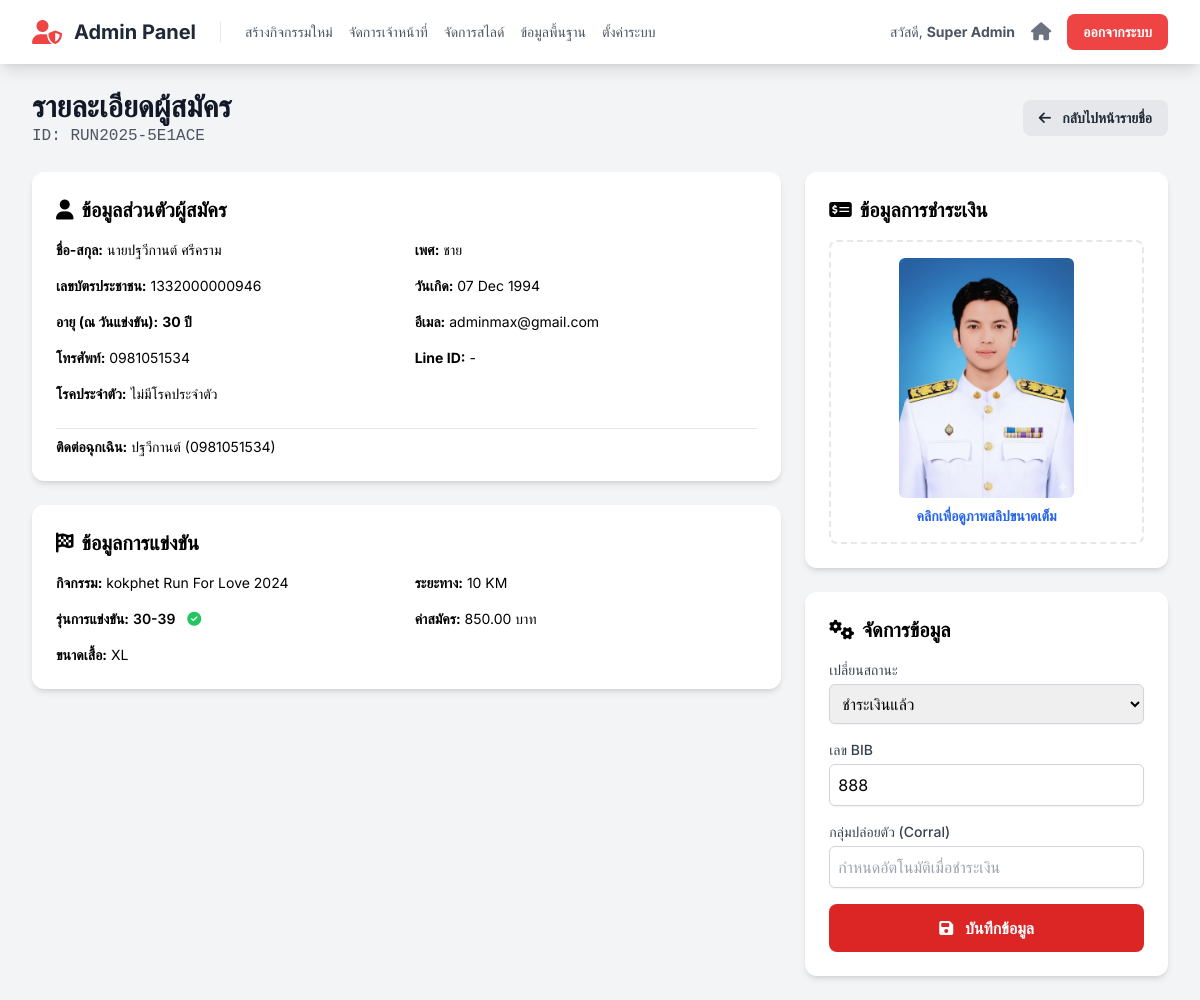
/admin/registrant_detail.php?reg_id=12 (signed in), run on the app's committed database.
### tables this page shows
CREATE TABLE `registrations` (
  `id` int(11) NOT NULL,
  `registration_code` varchar(20) NOT NULL COMMENT 'รหัสการสมัคร เช่น R001',
  `user_id` int(11) DEFAULT NULL COMMENT 'เชื่อมกับตาราง users ถ้าสมัครแบบ login',
  `event_id` int(11) NOT NULL,
  `distance_id` int(11) NOT NULL,
  `race_category_id` int(11) DEFAULT NULL,
  `bib_number` varchar(20) DEFAULT NULL,
  `corral` varchar(10) DEFAULT NULL COMMENT 'กลุ่มปล่อยตัวที่นักวิ่งถูกจัดให้อยู่',
  `shirt_size` varchar(10) NOT NULL,
  `status` enum('รอชำระเงิน','รอตรวจสอบ','ชำระเงินแล้ว') NOT NULL DEFAULT 'รอชำระเงิน',
  `payment_slip_url` text DEFAULT NULL,
  `registered_at` timestamp NOT NULL DEFAULT current_timestamp(),
  `title` varchar(50) NOT NULL,
  `first_name` varchar(255) NOT NULL,
  `last_name` varchar(255) NOT NULL,
  `gender` varchar(50) DEFAULT NULL,
  `email` varchar(255) NOT NULL,
  `phone` varchar(50) NOT NULL,
  `line_id` varchar(100) DEFAULT NULL,
  `thai_id` varchar(13) NOT NULL,
  `birth_date` date DEFAULT NULL,
  `disease` varchar(255) DEFAULT 'ไม่มีโรคประจำตัว',
  `disease_detail` text DEFAULT NULL,
  `emergency_contact_name` varchar(255) DEFAULT NULL,
  `emergency_contact_phone` varchar(50) DEFAULT NULL
);

CREATE TABLE `events` (
  `id` int(11) NOT NULL,
  `event_code` varchar(50) NOT NULL COMMENT 'รหัสอ้างอิงกิจกรรม เช่น sskpa-run-25',
  `name` varchar(255) NOT NULL COMMENT 'ชื่อกิจกรรม',
  `slogan` varchar(255) DEFAULT NULL,
  `theme_color` varchar(20) NOT NULL DEFAULT 'indigo',
  `color_code` varchar(7) NOT NULL DEFAULT '#4f46e5',
  `logo_text` varchar(100) DEFAULT NULL,
  `is_visible` tinyint(1) NOT NULL DEFAULT 1,
  `is_cancelled` tinyint(1) NOT NULL DEFAULT 0,
  `sort_order` int(11) NOT NULL DEFAULT 0,
  `is_registration_open` tinyint(1) NOT NULL DEFAULT 0 COMMENT '0=ปิด, 1=เปิด',
  `organizer` varchar(255) DEFAULT NULL,
  `organizer_phone` varchar(50) DEFAULT NULL,
  `organizer_email` varchar(100) DEFAULT NULL,
  `organizer_line_id` varchar(100) DEFAULT NULL,
  `organizer_logo_url` text DEFAULT NULL,
  `contact_person_name` varchar(255) DEFAULT NULL,
  `contact_person_phone` varchar(50) DEFAULT NULL,
  `payment_bank` varchar(100) DEFAULT NULL,
  `payment_account_name` varchar(255) DEFAULT NULL,
  `payment_account_number` varchar(50) DEFAULT NULL,
  `payment_qr_code_url` text DEFAULT NULL,
  `start_date` datetime NOT NULL,
  `cover_image_url` text DEFAULT NULL,
  `card_thumbnail_url` text DEFAULT NULL,
  `map_embed_url` text DEFAULT NULL,
  `map_direction_url` text DEFAULT NULL,
  `description` text DEFAULT NULL,
  `awards_description` text DEFAULT NULL,
  `bib_prefix` varchar(20) DEFAULT NULL COMMENT 'คำนำหน้า BIB',
  `bib_start_number` int(11) NOT NULL DEFAULT 1 COMMENT 'เลข BIB เริ่มต้น',
  `bib_padding` int(11) NOT NULL DEFAULT 4 COMMENT 'จำนวนหลักของเลข BIB',
  `bib_next_number` int(11) DEFAULT NULL COMMENT 'เลข BIB ลำดับถัดไปที่จะใช้',
  `corral_settings` longtext DEFAULT NULL COMMENT 'การตั้งค่ากลุ่มปล่อยตัว' CHECK (json_valid(`corral_settings`)),
  `bib_background_url` text DEFAULT NULL COMMENT 'Path to custom BIB background image'
);

CREATE TABLE `distances` (
  `id` int(11) NOT NULL,
  `event_id` int(11) NOT NULL,
  `name` varchar(100) NOT NULL COMMENT 'ชื่อระยะทาง เช่น 10 KM',
  `price` decimal(10,2) NOT NULL COMMENT 'ค่าสมัคร',
  `category` varchar(100) DEFAULT NULL COMMENT 'ประเภท เช่น Fun Run',
  `bib_color` varchar(7) DEFAULT '#4f46e5' COMMENT 'รหัสสีสำหรับพื้นหลัง BIB ของระยะนี้',
  `bib_prefix` varchar(20) DEFAULT NULL COMMENT 'คำนำหน้าเลข BIB สำหรับระยะนี้',
  `bib_start_number` int(11) DEFAULT 1 COMMENT 'เลข BIB เริ่มต้นสำหรับระยะนี้',
  `bib_padding` int(11) DEFAULT 4 COMMENT 'จำนวนหลักของเลข BIB',
  `bib_next_number` int(11) DEFAULT NULL COMMENT 'เลข BIB ลำดับถัดไปที่จะใช้'
);

CREATE TABLE `race_categories` (
  `id` int(11) NOT NULL,
  `event_id` int(11) NOT NULL,
  `distance` varchar(100) NOT NULL,
  `name` varchar(255) NOT NULL,
  `gender` enum('ชาย','หญิง') NOT NULL,
  `minAge` int(11) NOT NULL DEFAULT 0,
  `maxAge` int(11) NOT NULL DEFAULT 99
);

### functions.php (called while the page is built, shortened)
<?php
function e($data) {
    return htmlspecialchars($data ?? '', ENT_QUOTES, 'UTF-8');
}
?>

### admin/registrant_detail.php (the view, shortened to what this page needs)
<?php
require_once '../config.php';
require_once '../functions.php';
$reg_id = intval($_GET['reg_id']);
$stmt = $mysqli->prepare("
    SELECT
        r.*,
        e.name AS event_name,
        e.start_date,
        d.name AS distance_name, d.price,
        rc.name AS category_name
    FROM registrations r
    JOIN events e ON r.event_id = e.id
    JOIN distances d ON r.distance_id = d.id
    LEFT JOIN race_categories rc ON r.race_category_id = rc.id
    WHERE r.id = ?
");
$stmt->bind_param("i", $reg_id);
$stmt->execute();
$result = $stmt->get_result();
$reg = $result->fetch_assoc();
$age_at_event_str = '-';
$category_verification_html = '';
if (!empty($reg['birth_date']) && !empty($reg['start_date'])) {
    try {
        $birthDate = new DateTime($reg['birth_date']);
        $eventDate = new DateTime($reg['start_date']);
        $age = $eventDate->diff($birthDate)->y;
        $age_at_event_str = $age . ' ปี';
        $check_cat_stmt = $mysqli->prepare("SELECT COUNT(id) as total FROM race_categories WHERE event_id = ? AND distance = ?");
        $check_cat_stmt->bind_param("is", $reg['event_id'], $reg['distance_name']);
        $check_cat_stmt->execute();
        $categories_exist = $check_cat_stmt->get_result()->fetch_assoc()['total'] > 0;
        if ($categories_exist) {
            $verify_stmt = $mysqli->prepare("
                SELECT name FROM race_categories
                WHERE event_id = ? AND distance = ? AND gender = ? AND minAge <= ? AND maxAge >= ?
                LIMIT 1
            ");
            $verify_stmt->bind_param("issii", $reg['event_id'], $reg['distance_name'], $reg['gender'], $age, $age);
            $verify_stmt->execute();
            $correct_category_result = $verify_stmt->get_result();
            $correct_category_name = $correct_category_result->fetch_assoc()['name'] ?? null;
            $assigned_category_name = $reg['category_name'];
            if ($correct_category_name === $assigned_category_name) {
                $category_verification_html = '<i class="fa-solid fa-check-circle text-green-500 ml-2" title="รุ่นการแข่งขันถูกต้อง"></i>';
            }
        }
    } catch (Exception $e) {
        error_log("Age calculation error for reg ID " . $reg_id . ": " . $e->getMessage());
    }
}
include 'partials/header.php';
?>
<div class="flex justify-between items-center mb-6">
    <div>
        <h1 class="text-3xl font-bold text-gray-900">รายละเอียดผู้สมัคร</h1>
        <p class="text-gray-600 font-mono">ID: <?= e($reg['registration_code']) ?></p>
    </div>
    <a href="registrants.php?event_id=<?= e($reg['event_id']) ?>" class="bg-gray-200 hover:bg-gray-300 text-gray-800 font-bold py-2 px-4 rounded-lg text-sm">
        <i class="fa-solid fa-arrow-left mr-2"></i> กลับไปหน้ารายชื่อ
    </a>
</div>
<form action="../actions/update_registration.php" method="POST">
    <div class="grid grid-cols-1 lg:grid-cols-3 gap-6">
        <div class="lg:col-span-2 space-y-6">
            <div class="bg-white p-6 rounded-xl shadow-md">
                <h2 class="text-xl font-bold mb-4 text-primary"><i class="fa-solid fa-user mr-2"></i>ข้อมูลส่วนตัวผู้สมัคร</h2>
                <div class="grid grid-cols-1 md:grid-cols-2 gap-4 text-sm">
                    <p><strong>ชื่อ-สกุล:</strong> <?= e($reg['title'] . $reg['first_name'] . ' ' . $reg['last_name']) ?></p>
                    <p><strong>เพศ:</strong> <?= e($reg['gender'] ?: '-') ?></p>
                    <p><strong>เลขบัตรประชาชน:</strong> <?= e($reg['thai_id']) ?></p>
                    <p><strong>วันเกิด:</strong> <?= e($reg['birth_date'] ? date("d M Y", strtotime($reg['birth_date'])) : '-') ?></p>
                    <p><strong>อายุ (ณ วันแข่งขัน):</strong> <span class="font-bold"><?= $age_at_event_str ?></span></p>
                    <p><strong>อีเมล:</strong> <?= e($reg['email']) ?></p>
                    <p><strong>โทรศัพท์:</strong> <?= e($reg['phone']) ?></p>
                    <p><strong>Line ID:</strong> <?= e($reg['line_id'] ?: '-') ?></p>
                    <p><strong>โรคประจำตัว:</strong> <?= e($reg['disease']) ?></p>
                    <p class="md:col-span-2 border-t pt-2 mt-2"><strong>ติดต่อฉุกเฉิน:</strong> <?= e($reg['emergency_contact_name'] ?: '-') ?> (<?= e($reg['emergency_contact_phone'] ?: '-') ?>)</p>
                </div>
            </div>
            <div class="bg-white p-6 rounded-xl shadow-md">
                <h2 class="text-xl font-bold mb-4 text-primary"><i class="fa-solid fa-flag-checkered mr-2"></i>ข้อมูลการแข่งขัน</h2>
                 <div class="grid grid-cols-1 md:grid-cols-2 gap-4 text-sm">
                    <p><strong>กิจกรรม:</strong> <?= e($reg['event_name']) ?></p>
                    <p><strong>ระยะทาง:</strong> <?= e($reg['distance_name']) ?></p>
                    <p><strong>รุ่นการแข่งขัน:</strong>
                        <span class="font-semibold"><?= e($reg['category_name'] ?: 'ไม่จำกัดรุ่น') ?></span>
                        <?= $category_verification_html ?>
                    </p>
                    <p><strong>ค่าสมัคร:</strong> <?= number_format($reg['price'], 2) ?> บาท</p>
                    <p><strong>ขนาดเสื้อ:</strong> <?= e($reg['shirt_size']) ?></p>
                 </div>
            </div>
        </div>
        <div class="space-y-6">
            <div class="bg-white p-6 rounded-xl shadow-md">
                <h2 class="text-xl font-bold mb-4 text-primary"><i class="fa-solid fa-money-check-dollar mr-2"></i>ข้อมูลการชำระเงิน</h2>
                <?php if (!empty($reg['payment_slip_url'])): ?>
                    <a href="../<?= e($reg['payment_slip_url']) ?>" target="_blank" class="block border-2 border-dashed rounded-lg p-4 text-center hover:border-blue-500 transition">
                        <img src="../<?= e($reg['payment_slip_url']) ?>" alt="Payment Slip" class="max-h-60 mx-auto rounded-md">
                        <span class="mt-2 block text-sm text-blue-600 font-semibold">คลิกเพื่อดูภาพสลิปขนาดเต็ม</span>
                    </a>
                <?php else: ?>
                    <p class="text-center text-gray-500">ไม่มีข้อมูลสลิป</p>
                <?php endif; ?>
            </div>
            <div class="bg-white p-6 rounded-xl shadow-md">
                 <h2 class="text-xl font-bold mb-4 text-primary"><i class="fa-solid fa-cogs mr-2"></i>จัดการข้อมูล</h2>
                 <div class="space-y-4">
                    <div>
                        <label for="status" class="block text-sm font-medium text-gray-700">เปลี่ยนสถานะ</label>
                        <select id="status" name="status" class="mt-1 block w-full p-2 border border-gray-300 rounded-md shadow-sm focus:ring-red-500 focus:border-red-500">
                            <option value="ชำระเงินแล้ว" <?= $reg['status'] == 'ชำระเงินแล้ว' ? 'selected' : '' ?>>ชำระเงินแล้ว</option>
                        </select>
                    </div>
                    <div>
                        <label for="bib_number" class="block text-sm font-medium text-gray-700">เลข BIB</label>
                        <input type="text" id="bib_number" name="bib_number" value="<?= e($reg['bib_number']) ?>" class="mt-1 block w-full p-2 border border-gray-300 rounded-md shadow-sm" placeholder="กำหนดอัตโนมัติเมื่อชำระเงิน">
                    </div>
                     <div>
                        <label for="corral" class="block text-sm font-medium text-gray-700">กลุ่มปล่อยตัว (Corral)</label>
                        <input type="text" id="corral" name="corral" value="<?= e($reg['corral']) ?>" class="mt-1 block w-full p-2 border border-gray-300 rounded-md shadow-sm" placeholder="กำหนดอัตโนมัติเมื่อชำระเงิน">
                    </div>
                    <button type="submit" class="w-full bg-red-600 hover:bg-red-700 text-white font-bold py-3 px-4 rounded-lg">
                        <i class="fa-solid fa-save mr-2"></i> บันทึกข้อมูล
                    </button>
                 </div>
            </div>
        </div>
    </div>
</form>
<?php
include 'partials/footer.php';
?>

### admin/partials/header.php (style rules this page uses)
body { font-family: 'Inter', 'Sarabun', sans-serif; }

### data on the page
registrations: registration_code "RUN2025-5E1ACE", title+first_name+last_name "นายปฐวีกานต์ ศรีคราม", gender "ชาย", thai "1332000000946", birth_date "07 Dec 1994", age_at_event_str "30 ปี", email "adminmax@gmail.com", phone "0981051534", line "-", disease "ไม่มีโรคประจำตัว", emergency_contact_name "ปฐวีกานต์", emergency_contact_phone "0981051534", event.name "kokphet Run For Love 2024", distance.name "10 KM", race_category.name "30-39", distance.price "850.00", shirt_size "XL", payment_slip_url (picture), status "ชำระเงินแล้ว", bib_number "888"

### other printed values
$staff_info['full_name'] "Super Admin"
